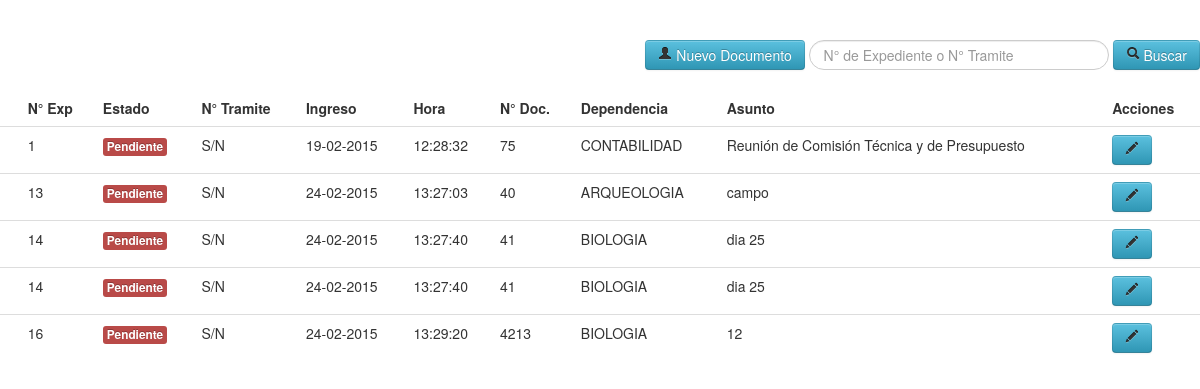
The app's page /admin/l_doc2_usu.php (signed in) with its own data.
### tables this page shows
CREATE TABLE IF NOT EXISTS `flujoe` (
  `id` int(10) NOT NULL AUTO_INCREMENT,
  `idexpediente` varchar(10) NOT NULL,
  `tramite` varchar(20) NOT NULL,
  `fecha` varchar(10) NOT NULL,
  `hora` varchar(10) NOT NULL,
  `fechas` varchar(10) NOT NULL,
  `tipodoc` varchar(10) NOT NULL,
  `ndoc` varchar(100) NOT NULL,
  `folios` varchar(10) NOT NULL,
  `procedencia` varchar(10) NOT NULL,
  `dependencia` varchar(10) NOT NULL,
  `asunto` varchar(200) NOT NULL,
  `descripcion` varchar(900) NOT NULL,
  `area` int(10) NOT NULL,
  `codep` varchar(10) NOT NULL,
  `estado` varchar(10) NOT NULL,
  PRIMARY KEY (`id`)
);

CREATE TABLE IF NOT EXISTS `dependencia` (
  `id` int(10) NOT NULL AUTO_INCREMENT,
  `codigo` varchar(10) NOT NULL,
  `nombre` varchar(500) NOT NULL,
  `coddepa` int(10) NOT NULL,
  PRIMARY KEY (`id`),
  KEY `id` (`id`)
);

### admin/l_doc2_usu.php (the view, shortened to what this page needs)
<!DOCTYPE html>
<html lang="en">
<head>
    <link href="../admin/css/bootstrap.css" rel="stylesheet">
    <link href="../admin/css/bootstrap-responsive.css" rel="stylesheet">
    <link href="../admin/css/docs.css" rel="stylesheet">
    <link href="../admin/js/google-code-prettify/prettify.css" rel="stylesheet">
</head>
<body data-spy="scroll" data-target=".bs-docs-sidebar">
<div align="right">
<form name="form1" method="post" action="">
	<a href="c_doc2_usu.php" class="btn btn-info"><i class="icon-user"></i> Nuevo Documento</a>
	<input type="text" name="bus" class="input-xlarge search-query" placeholder="N° de Expediente o N° Tramite">
	<button type="submit" class="btn btn-info"><i class="icon-search"></i> Buscar</button>
</form>
</div>
<table class="table table-hover" border="0">
  <thead>
  <tr>
    <td><strong></strong></td>
    <td><strong>N° Exp</strong></td>
    <td><strong>Estado</strong></td>
    <td><strong>N° Tramite</strong></td>
    <td><strong>Ingreso</strong></td>
    <td><strong>Hora</strong></td>
    <td><strong>N° Doc.</strong></td>
<td><strong>Dependencia</strong></td>
<td><strong>Asunto</strong></td>
<td><strong>Acciones</strong></td>
  </tr>
  </thead>
  <tbody>
  <?php
  	if(empty($_POST['bus'])){
		$can=mysql_query("SELECT * FROM flujoe  ");
	}else{
		$buscar=$_POST['bus'];
		$can=mysql_query("SELECT * FROM flujoe where idexpediente LIKE '$buscar%' or tramite LIKE '$buscar%'");
	}
	while($dato=mysql_fetch_array($can)){
		if($dato['estado']=="n"){
			$estado='<span class="label label-success ">Atendido</span>';
		}else{
			$estado='<span class="label label-important">Pendiente</span>';
		}
  ?>
  <tr>
    <td></td>
    <td><?php
	echo $dato['idexpediente']
	;
	 ?></td>
    <td><a href="../admin/l_doc2_usu.php?estado=<?php echo $dato['id']; ?>"><?php echo $estado; ?></a></td>
    <td><?php
	echo $dato['tramite']; ?></td>
    <td><?php echo  $dato['fecha']; ?></td>
     <td><?php echo  $dato['hora']; ?></td>
    <td><?php
	echo $dato['ndoc']; ?></td>
    <td><?php
	$dep=$dato['dependencia'];
	$sql="select * from dependencia where codigo='$dep'";
$query=mysql_query($sql);
$fila=mysql_fetch_array($query);
	 echo  $fila['nombre']; ?></td>
    <td><?php echo  $dato['asunto']; ?></td>
    <td><a href="c_doc2_usu.php?id=<?php echo $dato['id']; ?>" title="Editar Documento" class="btn btn-info"><i class="icon-pencil"></i></a></td>
  </tr>
  <?php } ?>
  </tbody>
</table>
</body>
</html>

### admin/css/docs.css (style rules this page uses)
body { position: relative; padding-top: 40px; }

### records on screen
flujoe: idexpediente "1", estado "Pendiente", tramite "S/N", fecha "19-02-2015", hora "12:28:32", ndoc "75", dependencia.nombre "CONTABILIDAD", asunto "Reunión de Comisión Técnica y de Presupuesto"
flujoe: idexpediente "13", estado "Pendiente", tramite "S/N", fecha "24-02-2015", hora "13:27:03", ndoc "40", dependencia.nombre "ARQUEOLOGIA", asunto "campo"
flujoe: idexpediente "14", estado "Pendiente", tramite "S/N", fecha "24-02-2015", hora "13:27:40", ndoc "41", dependencia.nombre "BIOLOGIA", asunto "dia 25"
flujoe: idexpediente "14", estado "Pendiente", tramite "S/N", fecha "24-02-2015", hora "13:27:40", ndoc "41", dependencia.nombre "BIOLOGIA", asunto "dia 25"
flujoe: idexpediente "16", estado "Pendiente", tramite "S/N", fecha "24-02-2015", hora "13:29:20", ndoc "4213", dependencia.nombre "BIOLOGIA", asunto "12"
